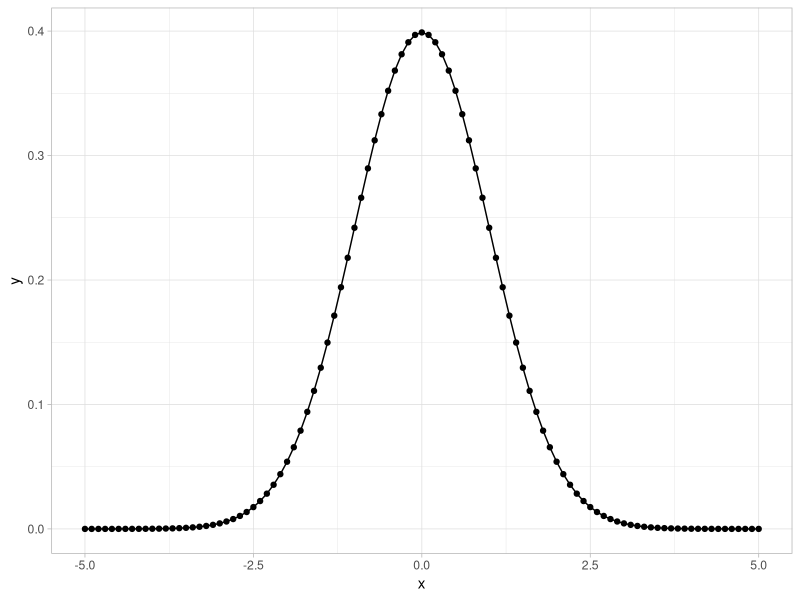
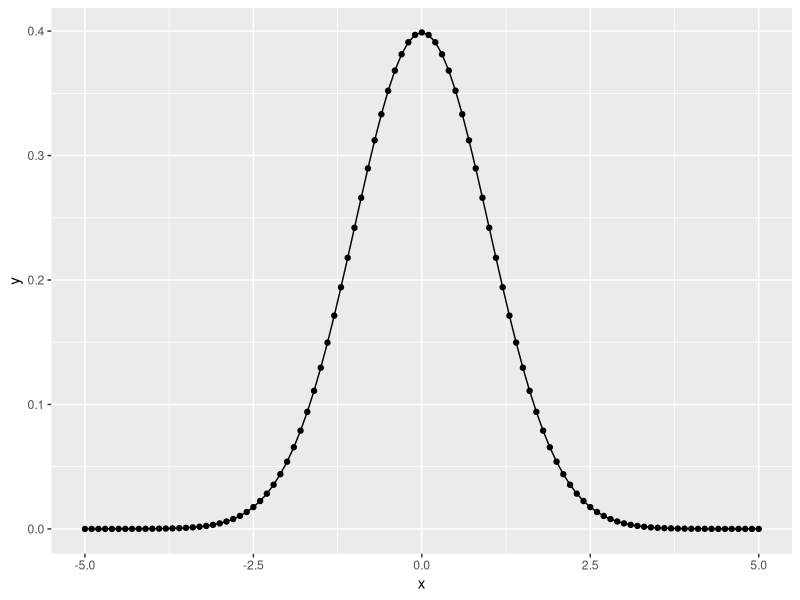

Generate these figures, in order, with R:
## ---- chunk 1
library(tidyverse)
## ---- chunk 2
rnorm(10,10,1) %>% 
  round(2) %>% 
  #log() %>%
  print
## ---- chunk 3
x=seq(-5,5,.1)
y=dnorm(x)

ggplot(mapping=aes(x=x,y=y))+
  geom_point()+
  geom_line()+
  theme_light()
## ---- chunk 4
ggplot(mapping=aes(x=x,y=y))+
  geom_point()+
  geom_line()+
  #theme_light()+
  NULL
